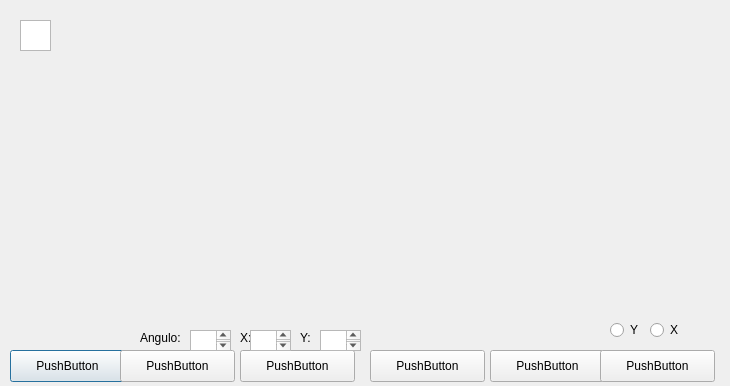
<?xml version="1.0" encoding="UTF-8"?>
<ui version="4.0">
 <class>Poligono</class>
 <widget class="QDialog" name="Poligono">
  <property name="geometry">
   <rect>
    <x>0</x>
    <y>0</y>
    <width>730</width>
    <height>386</height>
   </rect>
  </property>
  <property name="windowTitle">
   <string>Dialog</string>
  </property>
  <widget class="QPushButton" name="pushButton">
   <property name="geometry">
    <rect>
     <x>10</x>
     <y>350</y>
     <width>115</width>
     <height>32</height>
    </rect>
   </property>
   <property name="text">
    <string>PushButton</string>
   </property>
  </widget>
  <widget class="QPushButton" name="pushButton_2">
   <property name="geometry">
    <rect>
     <x>120</x>
     <y>350</y>
     <width>115</width>
     <height>32</height>
    </rect>
   </property>
   <property name="text">
    <string>PushButton</string>
   </property>
  </widget>
  <widget class="QPushButton" name="pushButton_3">
   <property name="geometry">
    <rect>
     <x>240</x>
     <y>350</y>
     <width>115</width>
     <height>32</height>
    </rect>
   </property>
   <property name="text">
    <string>PushButton</string>
   </property>
  </widget>
  <widget class="QPushButton" name="pushButton_4">
   <property name="geometry">
    <rect>
     <x>370</x>
     <y>350</y>
     <width>115</width>
     <height>32</height>
    </rect>
   </property>
   <property name="text">
    <string>PushButton</string>
   </property>
  </widget>
  <widget class="QPushButton" name="pushButton_5">
   <property name="geometry">
    <rect>
     <x>490</x>
     <y>350</y>
     <width>115</width>
     <height>32</height>
    </rect>
   </property>
   <property name="text">
    <string>PushButton</string>
   </property>
  </widget>
  <widget class="QPlainTextEdit" name="plainTextEdit">
   <property name="geometry">
    <rect>
     <x>20</x>
     <y>20</y>
     <width>31</width>
     <height>31</height>
    </rect>
   </property>
  </widget>
  <widget class="QPushButton" name="pushButton_6">
   <property name="geometry">
    <rect>
     <x>600</x>
     <y>350</y>
     <width>115</width>
     <height>32</height>
    </rect>
   </property>
   <property name="text">
    <string>PushButton</string>
   </property>
  </widget>
  <widget class="QLabel" name="label">
   <property name="geometry">
    <rect>
     <x>240</x>
     <y>330</y>
     <width>16</width>
     <height>16</height>
    </rect>
   </property>
   <property name="text">
    <string>X: </string>
   </property>
  </widget>
  <widget class="QLabel" name="label_2">
   <property name="geometry">
    <rect>
     <x>300</x>
     <y>330</y>
     <width>16</width>
     <height>16</height>
    </rect>
   </property>
   <property name="text">
    <string>Y:</string>
   </property>
  </widget>
  <widget class="QPlainTextEdit" name="plainTextEdit_2">
   <property name="geometry">
    <rect>
     <x>250</x>
     <y>330</y>
     <width>41</width>
     <height>21</height>
    </rect>
   </property>
  </widget>
  <widget class="QPlainTextEdit" name="plainTextEdit_3">
   <property name="geometry">
    <rect>
     <x>320</x>
     <y>330</y>
     <width>41</width>
     <height>21</height>
    </rect>
   </property>
  </widget>
  <widget class="QRadioButton" name="radioButton">
   <property name="geometry">
    <rect>
     <x>610</x>
     <y>320</y>
     <width>102</width>
     <height>20</height>
    </rect>
   </property>
   <property name="text">
    <string>Y</string>
   </property>
  </widget>
  <widget class="QRadioButton" name="radioButton_2">
   <property name="geometry">
    <rect>
     <x>650</x>
     <y>320</y>
     <width>102</width>
     <height>20</height>
    </rect>
   </property>
   <property name="text">
    <string>X</string>
   </property>
  </widget>
  <widget class="QPlainTextEdit" name="plainTextEdit_4">
   <property name="geometry">
    <rect>
     <x>190</x>
     <y>330</y>
     <width>41</width>
     <height>21</height>
    </rect>
   </property>
  </widget>
  <widget class="QLabel" name="label_3">
   <property name="geometry">
    <rect>
     <x>140</x>
     <y>330</y>
     <width>59</width>
     <height>16</height>
    </rect>
   </property>
   <property name="text">
    <string>Angulo:</string>
   </property>
  </widget>
 </widget>
 <resources/>
 <connections/>
</ui>
